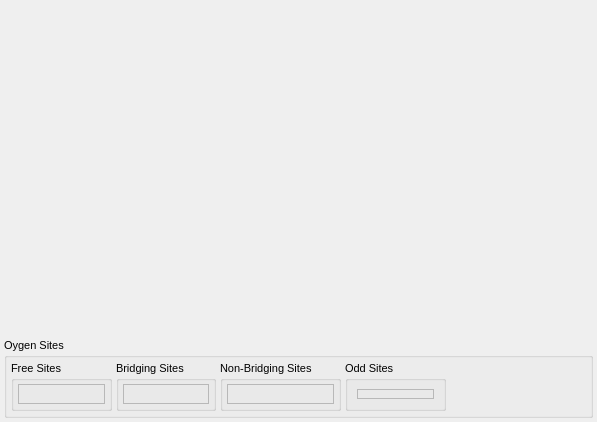
<?xml version="1.0" encoding="UTF-8"?>
<ui version="4.0">
 <class>QSpeciesModuleWidget</class>
 <widget class="QWidget" name="QSpeciesModuleWidget">
  <property name="geometry">
   <rect>
    <x>0</x>
    <y>0</y>
    <width>597</width>
    <height>422</height>
   </rect>
  </property>
  <property name="sizePolicy">
   <sizepolicy hsizetype="Preferred" vsizetype="Preferred">
    <horstretch>0</horstretch>
    <verstretch>0</verstretch>
   </sizepolicy>
  </property>
  <property name="font">
   <font>
    <pointsize>8</pointsize>
   </font>
  </property>
  <property name="windowTitle">
   <string>QSpecies Controls</string>
  </property>
  <layout class="QVBoxLayout" name="verticalLayout">
   <property name="leftMargin">
    <number>4</number>
   </property>
   <property name="topMargin">
    <number>4</number>
   </property>
   <property name="rightMargin">
    <number>4</number>
   </property>
   <property name="bottomMargin">
    <number>4</number>
   </property>
   <item>
    <widget class="DataWidget" name="QSpeciesPlotWidget" native="true">
     <property name="sizePolicy">
      <sizepolicy hsizetype="Expanding" vsizetype="Expanding">
       <horstretch>0</horstretch>
       <verstretch>0</verstretch>
      </sizepolicy>
     </property>
    </widget>
   </item>
   <item>
    <widget class="QGroupBox" name="groupBox">
     <property name="sizePolicy">
      <sizepolicy hsizetype="Expanding" vsizetype="Preferred">
       <horstretch>0</horstretch>
       <verstretch>0</verstretch>
      </sizepolicy>
     </property>
     <property name="title">
      <string>Oygen Sites</string>
     </property>
     <layout class="QHBoxLayout" name="horizontalLayout_13">
      <property name="spacing">
       <number>4</number>
      </property>
      <property name="leftMargin">
       <number>4</number>
      </property>
      <property name="topMargin">
       <number>4</number>
      </property>
      <property name="rightMargin">
       <number>4</number>
      </property>
      <property name="bottomMargin">
       <number>4</number>
      </property>
      <item>
       <widget class="QGroupBox" name="FreeOxygensGroup">
        <property name="sizePolicy">
         <sizepolicy hsizetype="Minimum" vsizetype="Minimum">
          <horstretch>0</horstretch>
          <verstretch>0</verstretch>
         </sizepolicy>
        </property>
        <property name="title">
         <string>Free Sites</string>
        </property>
        <property name="flat">
         <bool>false</bool>
        </property>
        <property name="checkable">
         <bool>false</bool>
        </property>
        <layout class="QHBoxLayout" name="horizontalLayout_10">
         <property name="leftMargin">
          <number>4</number>
         </property>
         <property name="topMargin">
          <number>4</number>
         </property>
         <property name="rightMargin">
          <number>4</number>
         </property>
         <property name="bottomMargin">
          <number>4</number>
         </property>
         <item>
          <widget class="SampledDoubleLabel" name="FOResultFrame">
           <property name="sizePolicy">
            <sizepolicy hsizetype="Expanding" vsizetype="Minimum">
             <horstretch>0</horstretch>
             <verstretch>0</verstretch>
            </sizepolicy>
           </property>
           <property name="frameShape">
            <enum>QFrame::StyledPanel</enum>
           </property>
           <property name="frameShadow">
            <enum>QFrame::Raised</enum>
           </property>
          </widget>
         </item>
        </layout>
       </widget>
      </item>
      <item>
       <widget class="QGroupBox" name="groupBox_2">
        <property name="sizePolicy">
         <sizepolicy hsizetype="Minimum" vsizetype="Minimum">
          <horstretch>0</horstretch>
          <verstretch>0</verstretch>
         </sizepolicy>
        </property>
        <property name="minimumSize">
         <size>
          <width>0</width>
          <height>50</height>
         </size>
        </property>
        <property name="title">
         <string>Bridging Sites</string>
        </property>
        <layout class="QHBoxLayout" name="horizontalLayout_11">
         <property name="leftMargin">
          <number>4</number>
         </property>
         <property name="topMargin">
          <number>4</number>
         </property>
         <property name="rightMargin">
          <number>4</number>
         </property>
         <property name="bottomMargin">
          <number>4</number>
         </property>
         <item>
          <widget class="SampledDoubleLabel" name="BOResultFrame">
           <property name="sizePolicy">
            <sizepolicy hsizetype="Expanding" vsizetype="Minimum">
             <horstretch>0</horstretch>
             <verstretch>0</verstretch>
            </sizepolicy>
           </property>
           <property name="frameShape">
            <enum>QFrame::StyledPanel</enum>
           </property>
           <property name="frameShadow">
            <enum>QFrame::Raised</enum>
           </property>
          </widget>
         </item>
        </layout>
       </widget>
      </item>
      <item>
       <widget class="QGroupBox" name="groupBox_3">
        <property name="sizePolicy">
         <sizepolicy hsizetype="Minimum" vsizetype="Minimum">
          <horstretch>0</horstretch>
          <verstretch>0</verstretch>
         </sizepolicy>
        </property>
        <property name="title">
         <string>Non-Bridging Sites</string>
        </property>
        <layout class="QHBoxLayout" name="horizontalLayout_12">
         <property name="leftMargin">
          <number>4</number>
         </property>
         <property name="topMargin">
          <number>4</number>
         </property>
         <property name="rightMargin">
          <number>4</number>
         </property>
         <property name="bottomMargin">
          <number>4</number>
         </property>
         <item>
          <widget class="SampledDoubleLabel" name="NBOResultFrame">
           <property name="sizePolicy">
            <sizepolicy hsizetype="Expanding" vsizetype="Minimum">
             <horstretch>0</horstretch>
             <verstretch>0</verstretch>
            </sizepolicy>
           </property>
           <property name="frameShape">
            <enum>QFrame::StyledPanel</enum>
           </property>
           <property name="frameShadow">
            <enum>QFrame::Raised</enum>
           </property>
          </widget>
         </item>
        </layout>
       </widget>
      </item>
      <item>
       <widget class="QGroupBox" name="groupBox_4">
        <property name="enabled">
         <bool>true</bool>
        </property>
        <property name="sizePolicy">
         <sizepolicy hsizetype="Minimum" vsizetype="Minimum">
          <horstretch>0</horstretch>
          <verstretch>0</verstretch>
         </sizepolicy>
        </property>
        <property name="title">
         <string>Odd Sites</string>
        </property>
        <layout class="QHBoxLayout" name="horizontalLayout">
         <item>
          <widget class="SampledDoubleLabel" name="OddOResultsFrame">
           <property name="sizePolicy">
            <sizepolicy hsizetype="Expanding" vsizetype="Minimum">
             <horstretch>0</horstretch>
             <verstretch>0</verstretch>
            </sizepolicy>
           </property>
           <property name="frameShape">
            <enum>QFrame::StyledPanel</enum>
           </property>
           <property name="frameShadow">
            <enum>QFrame::Raised</enum>
           </property>
          </widget>
         </item>
        </layout>
       </widget>
      </item>
      <item>
       <spacer name="horizontalSpacer_3">
        <property name="orientation">
         <enum>Qt::Horizontal</enum>
        </property>
        <property name="sizeHint" stdset="0">
         <size>
          <width>140</width>
          <height>20</height>
         </size>
        </property>
       </spacer>
      </item>
     </layout>
    </widget>
   </item>
  </layout>
 </widget>
 <customwidgets>
  <customwidget>
   <class>DataWidget</class>
   <extends>QWidget</extends>
   <header>gui/dataWidget.h</header>
   <container>1</container>
  </customwidget>
  <customwidget>
   <class>SampledDoubleLabel</class>
   <extends>QFrame</extends>
   <header>gui/widgets/sampledDoubleLabel.h</header>
   <container>1</container>
  </customwidget>
 </customwidgets>
 <resources/>
 <connections/>
</ui>
